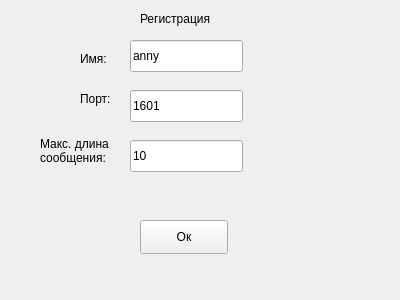
<?xml version="1.0" encoding="UTF-8"?>
<ui version="4.0">
 <class>RegWindow</class>
 <widget class="QWidget" name="RegWindow">
  <property name="geometry">
   <rect>
    <x>0</x>
    <y>0</y>
    <width>400</width>
    <height>300</height>
   </rect>
  </property>
  <property name="windowTitle">
   <string>Form</string>
  </property>
  <widget class="QLabel" name="label">
   <property name="geometry">
    <rect>
     <x>140</x>
     <y>10</y>
     <width>81</width>
     <height>18</height>
    </rect>
   </property>
   <property name="text">
    <string>Регистрация</string>
   </property>
  </widget>
  <widget class="QLineEdit" name="nameEdit">
   <property name="geometry">
    <rect>
     <x>130</x>
     <y>40</y>
     <width>113</width>
     <height>32</height>
    </rect>
   </property>
   <property name="text">
    <string>anny</string>
   </property>
  </widget>
  <widget class="QLineEdit" name="portEdit">
   <property name="geometry">
    <rect>
     <x>130</x>
     <y>90</y>
     <width>113</width>
     <height>32</height>
    </rect>
   </property>
   <property name="text">
    <string>1601</string>
   </property>
  </widget>
  <widget class="QLabel" name="label_2">
   <property name="geometry">
    <rect>
     <x>80</x>
     <y>50</y>
     <width>31</width>
     <height>18</height>
    </rect>
   </property>
   <property name="text">
    <string>Имя:</string>
   </property>
  </widget>
  <widget class="QLabel" name="label_3">
   <property name="geometry">
    <rect>
     <x>80</x>
     <y>90</y>
     <width>41</width>
     <height>18</height>
    </rect>
   </property>
   <property name="text">
    <string>Порт:</string>
   </property>
  </widget>
  <widget class="QPushButton" name="regButton">
   <property name="geometry">
    <rect>
     <x>140</x>
     <y>220</y>
     <width>88</width>
     <height>34</height>
    </rect>
   </property>
   <property name="text">
    <string>Ок</string>
   </property>
  </widget>
  <widget class="QLabel" name="label_4">
   <property name="geometry">
    <rect>
     <x>40</x>
     <y>130</y>
     <width>81</width>
     <height>41</height>
    </rect>
   </property>
   <property name="text">
    <string>Макс. длина
сообщения:</string>
   </property>
  </widget>
  <widget class="QLineEdit" name="lenEdit">
   <property name="geometry">
    <rect>
     <x>130</x>
     <y>140</y>
     <width>113</width>
     <height>32</height>
    </rect>
   </property>
   <property name="text">
    <string>10</string>
   </property>
  </widget>
 </widget>
 <resources/>
 <connections/>
</ui>
